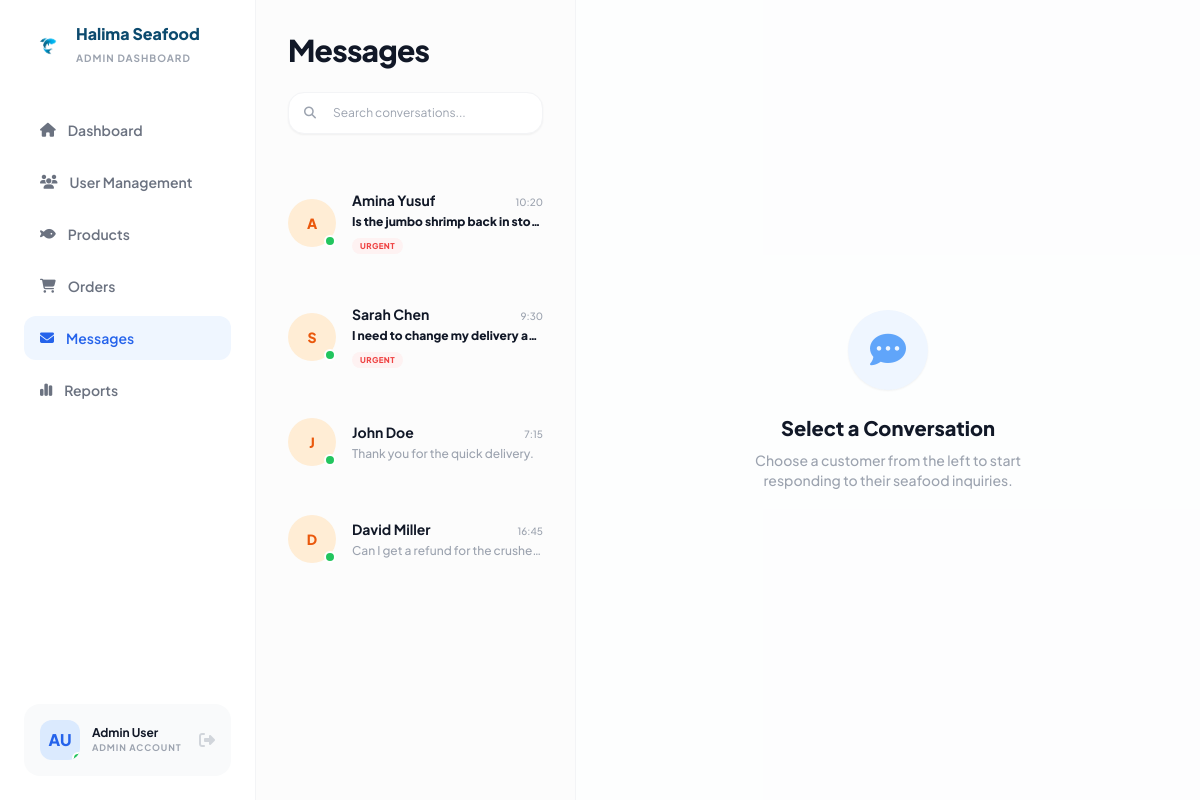
The page /Admin/messages.php (signed in) on the database its author committed.
### tables this page shows
CREATE TABLE IF NOT EXISTS users (
    id INT AUTO_INCREMENT PRIMARY KEY,
    full_name VARCHAR(255) NOT NULL,
    email VARCHAR(255) NOT NULL UNIQUE,
    phone_number VARCHAR(20),
    username VARCHAR(100) NOT NULL UNIQUE,
    password VARCHAR(255) NOT NULL,
    role ENUM('admin', 'user') DEFAULT 'user',
    status ENUM('active', 'inactive') DEFAULT 'active',
    created_at TIMESTAMP DEFAULT CURRENT_TIMESTAMP
);

### Admin/messages.php (the view, shortened to what this page needs)
<?php
include '../Includes/db.php';
$current_page = 'messages';
$sql = "SELECT DISTINCT u.id, u.full_name, u.role,
        (SELECT message FROM messages WHERE (sender_id = u.id AND receiver_id IN (SELECT id FROM users WHERE role='admin')) OR (sender_id IN (SELECT id FROM users WHERE role='admin') AND receiver_id = u.id) ORDER BY created_at DESC LIMIT 1) as last_msg,
        (SELECT created_at FROM messages WHERE (sender_id = u.id AND receiver_id IN (SELECT id FROM users WHERE role='admin')) OR (sender_id IN (SELECT id FROM users WHERE role='admin') AND receiver_id = u.id) ORDER BY created_at DESC LIMIT 1) as last_time,
        (SELECT is_read FROM messages WHERE sender_id = u.id AND receiver_id IN (SELECT id FROM users WHERE role='admin') ORDER BY created_at DESC LIMIT 1) as is_read
        FROM users u
        WHERE u.role = 'user'
        HAVING last_msg IS NOT NULL
        ORDER BY last_time DESC";
$users_query = mysqli_query($conn, $sql);
?>
<!DOCTYPE html>
<html lang="en">
<head>
    <script src="https://cdn.tailwindcss.com"></script>
    <link rel="stylesheet" href="https://cdnjs.cloudflare.com/ajax/libs/font-awesome/6.4.0/css/all.min.css">
</head>
<body class="bg-white flex h-screen">
    <?php include 'Includes/sidebar.php'; ?>
    <div class="w-80 ml-64 border-r border-gray-100 flex flex-col h-full bg-[#fcfcfc]">
        <div class="p-8">
            <h1 class="text-3xl font-black text-gray-900 tracking-tight mb-6">Messages</h1>
            <div class="relative">
                <i class="fa-solid fa-magnifying-glass absolute left-4 top-1/2 -translate-y-1/2 text-gray-400 text-xs"></i>
                <input type="text" id="messageSearchInput" placeholder="Search conversations..." class="w-full bg-white border border-gray-100 py-3 pl-11 pr-4 rounded-2xl text-xs focus:ring-2 focus:ring-blue-100 transition-all outline-none shadow-sm">
            </div>
        </div>
        <div id="chatListContainer" class="flex-1 overflow-y-auto space-y-px">
            <?php while($user = mysqli_fetch_assoc($users_query)): ?>
            <button onclick="loadChat(<?php echo $user['id']; ?>, '<?php echo addslashes($user['full_name']); ?>')"
                    class="w-full flex items-center gap-4 px-8 py-6 hover:bg-gray-50 transition-all text-left chat-list-item"
                    data-user-id="<?php echo $user['id']; ?>">
                <div class="relative flex-shrink-0">
                    <div class="h-12 w-12 <?php echo $user['role'] == 'admin' ? 'bg-blue-100 text-blue-600' : ($user['role'] == 'staff' ? 'bg-green-100 text-green-600' : 'bg-orange-100 text-orange-600'); ?> rounded-full flex items-center justify-center font-black text-sm">
                        <?php echo strtoupper(substr($user['full_name'], 0, 1)); ?>
                    </div>
                    <span class="absolute bottom-0 right-0 h-3 w-3 bg-green-500 rounded-full border-2 border-white"></span>
                </div>
                <div class="flex-1 overflow-hidden">
                    <div class="flex justify-between items-baseline mb-1">
                        <div class="flex items-center gap-2 truncate">
                            <h4 class="text-sm font-bold text-gray-900 truncate"><?php echo $user['full_name']; ?></h4>
                        </div>
                        <span class="text-[10px] text-gray-400 font-medium whitespace-nowrap ml-2">
                            <?php echo $user['last_time'] ? date('G:i', strtotime($user['last_time'])) : ''; ?>
                        </span>
                    </div>
                    <p class="text-xs text-gray-400 truncate <?php echo $user['is_read'] === '0' ? 'font-black text-gray-900' : 'font-medium'; ?>">
                        <?php echo $user['last_msg'] ?: 'No messages yet'; ?>
                    </p>
                    <?php if($user['is_read'] === '0'): ?>
                        <span class="mt-2 inline-block bg-red-50 text-red-500 px-2 py-0.5 rounded-lg text-[8px] font-black uppercase tracking-wider">Urgent</span>
                    <?php endif; ?>
                </div>
            </button>
            <?php endwhile; ?>
        </div>
    </div>
    <div id="chatArea" class="flex-1 flex flex-col h-full bg-white relative">
        <div id="noChatSelected" class="absolute inset-0 flex items-center justify-center bg-gray-50/30 flex-col text-center p-10">
            <div class="h-20 w-20 bg-blue-50 text-blue-400 rounded-full flex items-center justify-center text-4xl mb-6 shadow-sm">
                <i class="fa-solid fa-comment-dots"></i>
            </div>
            <h3 class="text-xl font-black text-gray-900 mb-2">Select a Conversation</h3>
            <p class="text-gray-400 text-sm max-w-xs font-medium">Choose a customer from the left to start responding to their seafood inquiries.</p>
        </div>
    </div>
</body>
</html>

### Admin/Includes/sidebar.php (shortened to what this page needs)
<?php
$admin_name = $_SESSION['full_name'] ?? "Admin Account";
$admin_role = $_SESSION['role'] ?? "Admin";
?>
<aside class="w-64 bg-white border-r border-gray-100 flex flex-col p-6 fixed h-full z-10">
    <div class="flex items-center gap-3 mb-10 px-2">
        <img src="../Images/Logo.png" alt="Logo" class="h-8 w-8 object-contain">
        <div>
            <h2 class="font-extrabold text-[#0c4a6e] leading-tight">Halima Seafood</h2>
            <span class="text-[10px] font-bold text-gray-400 uppercase tracking-widest leading-none">Admin Dashboard</span>
        </div>
    </div>
    <nav class="flex-1 space-y-2">
        <a href="index.php" class="sidebar-link <?php echo $current_page == 'dashboard' ? 'active' : 'text-gray-500 hover:text-blue-600 hover:bg-blue-50 rounded-xl'; ?> flex items-center gap-3 px-4 py-3 text-sm font-semibold transition-all">
            <i class="fa-solid fa-house"></i> Dashboard
        </a>
        <a href="users.php" class="sidebar-link <?php echo $current_page == 'users' ? 'active' : 'text-gray-500 hover:text-blue-600 hover:bg-blue-50 rounded-xl'; ?> flex items-center gap-3 px-4 py-3 text-sm font-semibold transition-all">
            <i class="fa-solid fa-users"></i> User Management
        </a>
        <a href="products.php" class="sidebar-link <?php echo $current_page == 'products' ? 'active' : 'text-gray-500 hover:text-blue-600 hover:bg-blue-50 rounded-xl'; ?> flex items-center gap-3 px-4 py-3 text-sm font-semibold transition-all">
            <i class="fa-solid fa-fish"></i> Products
        </a>
        <a href="orders.php" class="sidebar-link <?php echo $current_page == 'orders' ? 'active' : 'text-gray-500 hover:text-blue-600 hover:bg-blue-50 rounded-xl'; ?> flex items-center gap-3 px-4 py-3 text-sm font-semibold transition-all">
            <i class="fa-solid fa-cart-shopping"></i> Orders
        </a>
        <a href="messages.php" class="sidebar-link <?php echo $current_page == 'messages' ? 'active' : 'text-gray-500 hover:text-blue-600 hover:bg-blue-50 rounded-xl'; ?> flex items-center gap-3 px-4 py-3 text-sm font-semibold transition-all">
            <i class="fa-solid fa-envelope"></i> Messages
        </a>
        <a href="reports.php" class="sidebar-link <?php echo $current_page == 'reports' ? 'active' : 'text-gray-500 hover:text-blue-600 hover:bg-blue-50 rounded-xl'; ?> flex items-center gap-3 px-4 py-3 text-sm font-semibold transition-all">
            <i class="fa-solid fa-chart-simple"></i> Reports
        </a>
    </nav>
    <div class="mt-auto bg-gray-50 p-4 rounded-2xl flex items-center gap-3 group relative">
        <div class="h-10 w-10 bg-blue-100 rounded-xl flex items-center justify-center text-blue-600 font-black relative overflow-hidden">
            <?php echo strtoupper(substr($admin_name, 0, 1) . substr(explode(' ', $admin_name)[1] ?? '', 0, 1)); ?>
            <span class="absolute -bottom-1 -right-1 h-3 w-3 bg-green-500 rounded-full border-2 border-white"></span>
        </div>
        <div class="overflow-hidden">
            <h4 class="text-xs font-bold text-gray-900 truncate"><?php echo $admin_name; ?></h4>
            <p class="text-[9px] text-gray-400 font-bold uppercase tracking-widest"><?php echo $admin_role; ?> Account</p>
        </div>
        <a href="../Auth/handlers/logout_handler.php" class="ml-auto text-gray-300 hover:text-red-500 transition-all">
            <i class="fa-solid fa-right-from-bracket"></i>
        </a>
    </div>
</aside>

### Admin/messages.php (style rules this page uses)
body { font-family: 'Plus Jakarta Sans', sans-serif; overflow: hidden; }
.sidebar-link.active { background-color: #eff6ff; color: #2563eb; border-radius: 12px; }

### rows shown on the page
users: full_name "A", full_name "Amina Yusuf", last_time "10:20", last_msg "Is the jumbo shrimp back in sto…", shows "URGENT"
users: full_name "S", full_name "Sarah Chen", last_time "9:30", last_msg "I need to change my delivery a…", shows "URGENT"
users: full_name "J", full_name "John Doe", last_time "7:15", last_msg "Thank you for the quick delivery."
users: full_name "D", full_name "David Miller", last_time "16:45", last_msg "Can I get a refund for the crushe…"

### other values the page prints
$admin_name "Admin User"
$admin_role "ADMIN"
